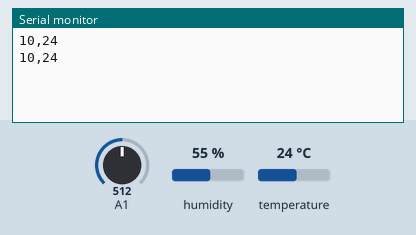
This sketch was run on a simulated Arduino Uno, built with avr-gcc and run on an emulated ATmega328P. On the bench: the last lines printed to the serial monitor. The inputs (shaded band) are chosen by the test bench; at power-on: temperature 24 °C, A1 = 512, humidity 55 %.

Above: at 2.8 s.
2.9 s: temperature set to 12 °C
At 4.7 s:
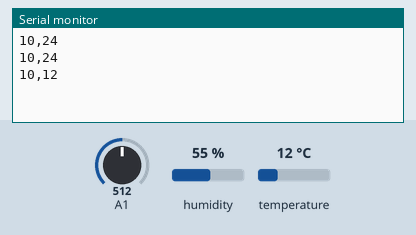
5.6 s: A1 set to 716
At 7.1 s:
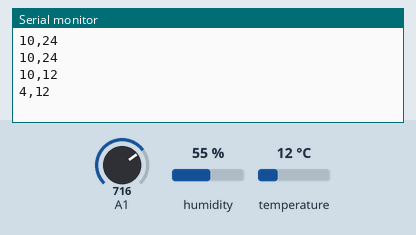
8.3 s: temperature set to 19 °C
At 10.7 s:
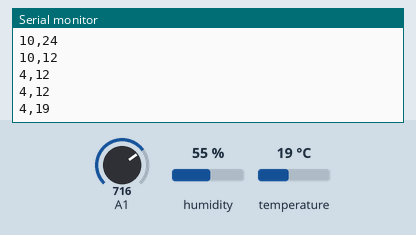
11.0 s: A1 set to 900
At 13.1 s:
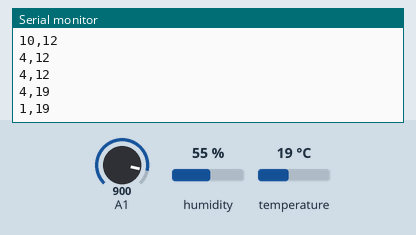
Timing chart, 0 to 14.6 s (numbered marks = the images above; inputs shaded):
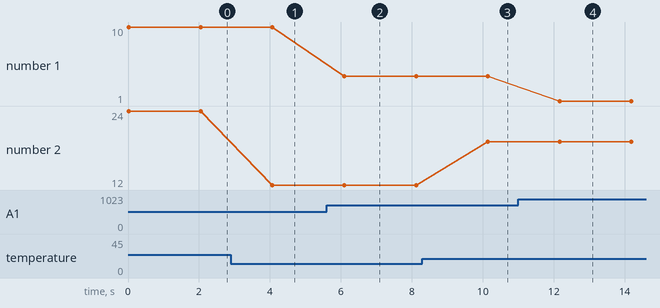

The sketch:

prueba_dht11.ino
```cpp
#include "DHT.h" //Importamos la librería que nos perimte trabajar con el sensor DHT

// CONSTRUCTOR DEL OBJETO DHT RECIBE EL PIN EN EL QUE SE CONECTA EL SENSOR
// Y TAMBIEN RECIBE EL TIPO DE SENSOR QUE VAMOS A CONECTAR
DHT dht(2, DHT11);

void setup() {
  // PREPARAR LA COMUNICACION SERIAL
  Serial.begin(9600);
  // PREPARAR LA LIBRERIA PARA COMUNICARSE CON EL SENSOR
  dht.begin();
}

void loop() {
  // LEER LA TEMPERATURA USANDO EL METODO READTEMPERATURE
  int t = dht.readTemperature();
  //LEER EL VALOR DEL LA LUZ UTILIZANDO UNA ENTRADA ANALÓGICA
  int sensorluz = analogRead(A1);
  // CONVERTIR EL VALOR DE LUZ A LUX
  int Lux = 1024.0 * 10 / sensorluz - 10;
  // IMPRIMIR EN PANTALLA LOS VALORES
  Serial.print(Lux);Serial.print(","); Serial.print(t);Serial.print("\n");

  // ESPERAR ENTRE MEDICIONES, NECESARIO PARA EL BUEN FUNCIONAMIENTO
  delay(2000);
}
```

Measured:
- after the input at 2.9 s, the serial monitor: prints a new line after 1.2 s (image 1)
- after the input at 5.6 s, the serial monitor: prints a new line after 0.49 s (image 2)
- after the input at 8.3 s, the serial monitor: prints a new line after 1.8 s (image 3)
- after the input at 11.0 s, the serial monitor: prints a new line after 1.2 s (image 4)
- plotted number 1: 10 → 4 after the input at 5.6 s, 4 → 1 after the input at 11.0 s
- plotted number 2: 24 → 12 after the input at 2.9 s, 12 → 19 after the input at 8.3 s
